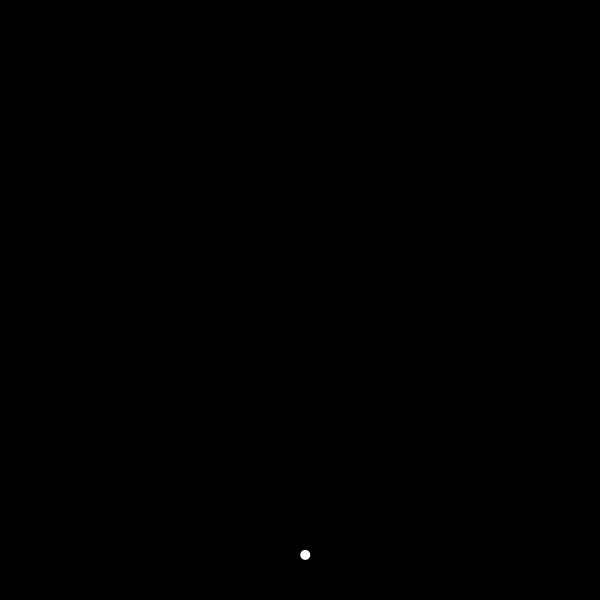
Frame 1 (no input)
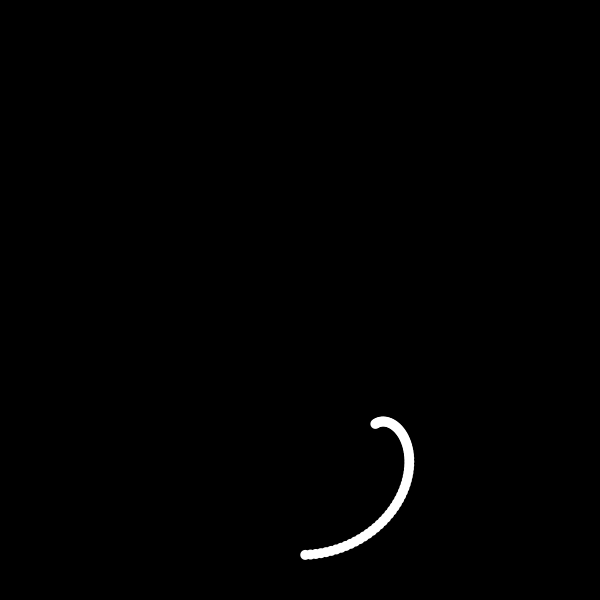
Frame 60 (the mouse pressed at the canvas centre just before this capture)
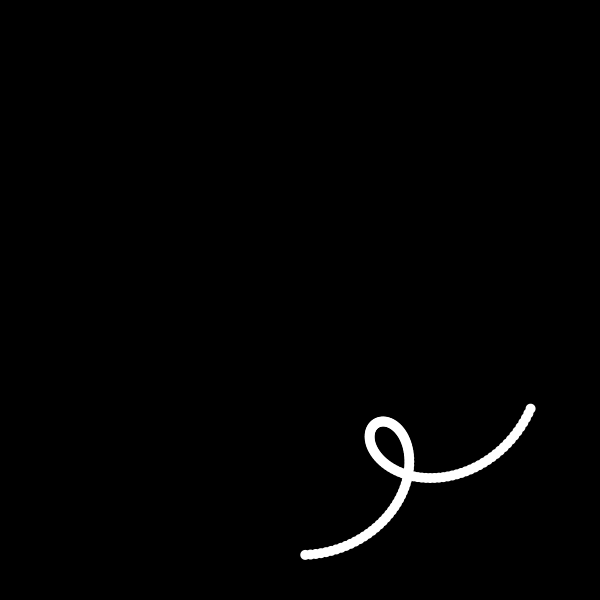
Frame 120 (the mouse held since frame 60 and released just before this capture)

The Processing sketch that drew these frames (run headless with seeded random() and noise(); from frame 60 on, the mouse is pressed at the canvas centre):

// Processing sketch: clase08_ejemplo_wave05
// ── clase08_ejemplo_wave05.pde
void setup() {
  size(600, 600);
  background(0);
  fill(255);
  noStroke();
}

void draw() {
//background(0);
  float R1 = 200;
  float R2 = 55;
  float waveX = R1*sin(radians(frameCount*0.5333))+R2*sin(radians(frameCount*3.563));
  float waveY = R1*cos(radians(frameCount*0.5333))+R2*cos(radians(frameCount*3.563));

  circle(waveX + width/2,waveY + height/2, 10);
}
